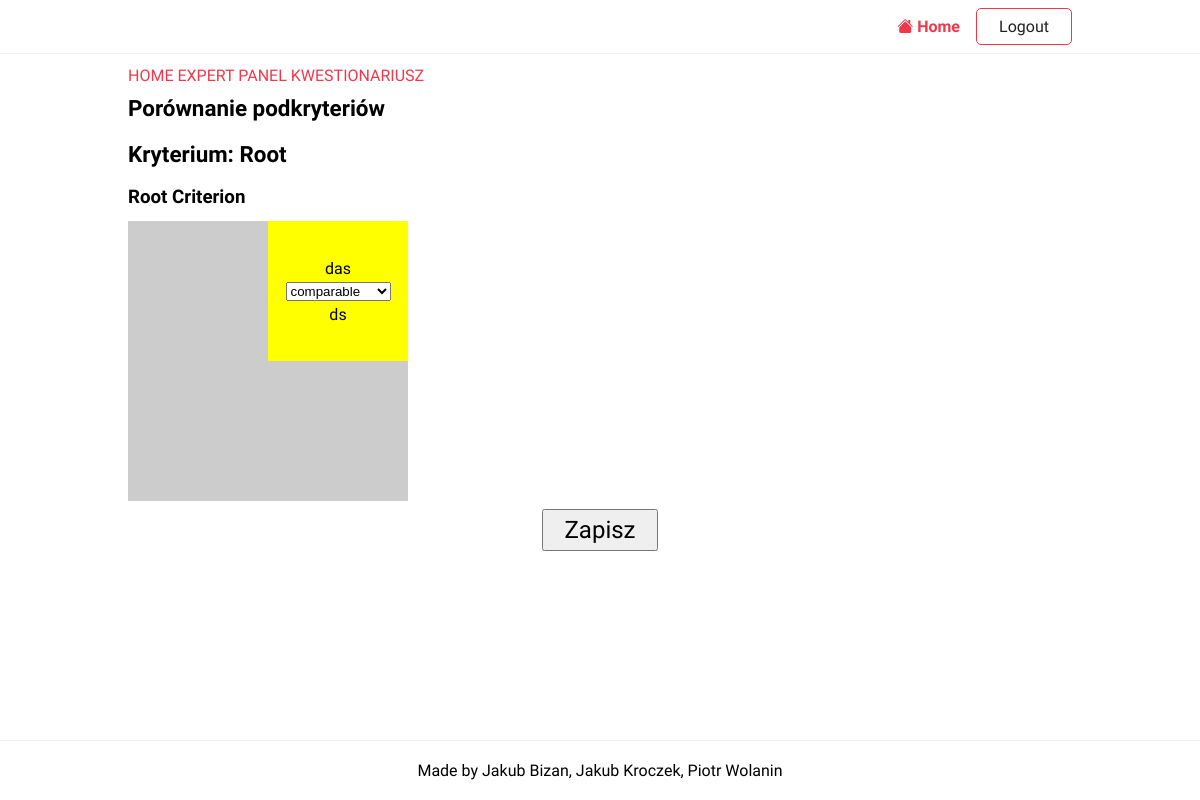
The app's page /questionare/4c92176a-776/1 (signed in) with its own data.
### projekt/models/models.py (models this page shows)
class Criterias(m.Model):
    parent_criterion = m.ForeignKey('self', blank=True, null=True, related_name='children', on_delete=m.CASCADE)
    name = m.CharField(max_length=50)
    description = m.CharField(max_length=150)

### projekt/views/expert/index.py (the view, shortened to what this page needs)
# urls.py: path('questionare/<url>/<pk>', QuestionareCriteriumView.as_view(), name='questionare-criterium'),
class QuestionareCriteriumView(LoginRequiredMixin,FormView):
    template_name = 'projekt/questionare_criterium.html'
    form_class = AlternativeDecisionForm
    def setup(self, request, *args, **kwargs):
        super().setup(request, *args, **kwargs)
        self.scenario = DecisionScenarios.objects.get(url=self.kwargs['url'])
        self.model = Models.objects.get(decisionscenarios=self.scenario)
        self.criterium = Criterias.objects.get(pk=self.kwargs['pk'])
        self.children = Criterias.objects.filter(parent_criterion=self.criterium)
    def get_form_kwargs(self):
        kwargs = super().get_form_kwargs()
        if len(self.children) == 0:
            alternatives = Alternatives.objects.filter(
                modelalternatives__modelID__decisionscenarios=self.scenario)
            kwargs.update({
                "model": self.model,
                "criterias": alternatives.values(),
                "user": self.request.user,
                "parent": self.criterium
            })
            return kwargs
        else:
            kwargs.update({
                "model": self.model,
                "criterias": self.children.values(),
                "user": self.request.user,
                "parent": self.criterium
            })
            return kwargs
    def get_context_data(self, **kwargs):
        context = super().get_context_data(**kwargs)
        context['criterium'] = self.criterium
        if len(self.children) == 0:
            context['alternatives'] = Alternatives.objects.filter(modelalternatives__modelID__decisionscenarios=self.scenario)
        else:
            context['criterions'] = self.children
        context['url'] = self.kwargs['url']
        return context

### projekt/forms/forms.py (called while the page is built)
    def _get_field_name(self, id1,id2):
        return "_" + str(id1['id']) + "-" + str(id2['id'])

### projekt/templatetags/index.py (called while the page is built)
@register.filter(name='lookup')
def lookup(value, arg):
    return value[arg]

@register.filter(name='make_id')
def make_id(id1, id2):
    return f"_{id1}-{id2}"

### templates/projekt/questionare_criterium.html (shortened to what this page needs)
{%extends 'base.html'%}
{% load static %}
{% block header %}
    <link rel="stylesheet" href="{% static 'css/questionare.css' %}">
{% endblock header %}
{%block content%}
<div>
    <a href={% url 'index'%}>HOME</a>
    <a href={% url 'expert-panel'%}>EXPERT PANEL</a>
    <a href={% url 'questionare' url %}>KWESTIONARIUSZ</a>
</div>
    <form  method="post">
        {% if criterions %}
            <h2>Porównanie podkryteriów</h2>
            <h2>Kryterium: <b>{{ criterium.name }}</b></h2>
            <h3>{{ criterium.description }}</h3>
            {% include 'projekt/decision_grid.html' with alternatives=criterions form=form %}
        {% else %}
            <h2>Porównanie alternatyw</h2>
            <h2>Kryterium: <b>{{ criterium.name }}</b></h2>
            <h3>{{ criterium.description }}</h3>
            {% include 'projekt/decision_grid.html' with alternatives=alternatives form=form %}
        {% endif %}
        <input style="padding: 5px 20px; font-size: 24px; display: block; margin: 0 auto;" type="submit" value="Zapisz">
    </form>
{%endblock content%}

### templates/projekt/decision_grid.html
{% load index %}
<div class="decision-grid" style="display: grid; grid-template-columns: repeat({{ alternatives|length }},140px);">
    {% for alt1 in alternatives %}
        {% for alt2 in alternatives %}
            {% if forloop.parentloop.counter0 < forloop.counter0 %}
                <div class="decision-grid-element">
                    <div>
                        <div>{{ alt1.name }}</div>
                        {% with alt1.id|make_id:alt2.id as field_id %}
                            {{ form|lookup:field_id }}
                        {% endwith %}
                        <div>{{ alt2.name }}</div>
                    </div>
                </div>
            {% else  %}
                <div class="decision-grid-element" style="background-color:#ccc;">
                </div>
            {% endif %}
        {% endfor %}
    {% endfor %}
</div>

### static/projekt/css/style.css (style rules this page uses)
:root { --color-primary: #ee394c; --color-secondary: #86b7fe; --color-light: #f2f2f2; --color-gray: #ced4da; --color-dark: #212121; --color-white: #ffffff; --color-error: #e2442f; --color-warning: #ffc900; --color-info: #02a2b9; --color-success: #1ba345; --color-input: #00d1b2; --border-radius: 5px; }
* { margin: 0; padding: 0; box-sizing: border-box; text-rendering: optimizeLegibility; }
html, body { height: 100%; }
input, button, textarea { font: inherit; }
body { font-family: 'Dosis', sans-serif; font-size: 1rem; line-height: 1.7; display: flex; flex-direction: column; }
h2 { font-size: 1.4rem; }
a { color: var(--color-primary); text-decoration: none; }
form > * { display: block; margin-bottom: 0.5rem; }
form > input[type='submit'], form > button { margin: 1rem 0; }

### projekt/static/css/style.css (style rules this page uses)
:root { --color-primary: #ee394c; --color-secondary: #86b7fe; --color-light: #f2f2f2; --color-gray: #ced4da; --color-dark: #212121; --color-white: #ffffff; --color-error: #e2442f; --color-warning: #ffc900; --color-info: #02a2b9; --color-success: #1ba345; --color-input: #00d1b2; --border-radius: 5px; }
* { margin: 0; padding: 0; box-sizing: border-box; text-rendering: optimizeLegibility; }
html, body { height: 100%; }
input, button, textarea { font: inherit; }
body { font-family: 'Dosis', sans-serif; font-size: 1rem; line-height: 1.7; display: flex; flex-direction: column; }
h2 { font-size: 1.4rem; }
a { color: var(--color-primary); text-decoration: none; }
form > * { display: block; margin-bottom: 0.5rem; }
form > input[type='submit'], form > button { margin: 1rem 0; }

### projekt/static/css/questionare.css (style rules this page uses)
.decision-grid-element { width: 140px; height: 140px; background-color: yellow; }
.decision-grid-element > div { width:100%; height:100%; display: flex; flex-direction: column; justify-content: center; align-items: center; }
.decision-grid-element > div > div { overflow: hidden; text-overflow: ellipsis; white-space: nowrap; }

### records on screen
Criterias: name "Root", description "Root Criterion"
Criterias: name "das"
Criterias: name "ds"
